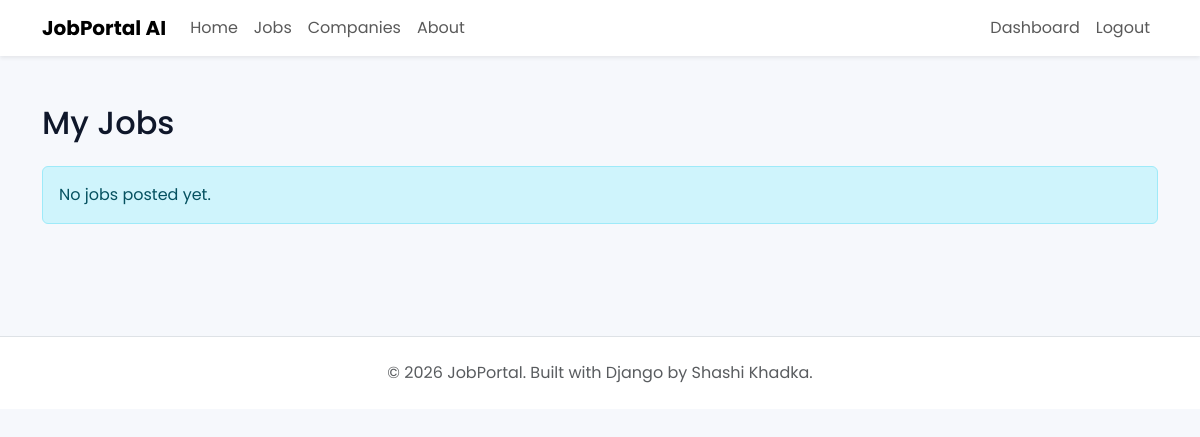
The page /jobs/my-jobs/ (signed in) on the database as committed earlier.
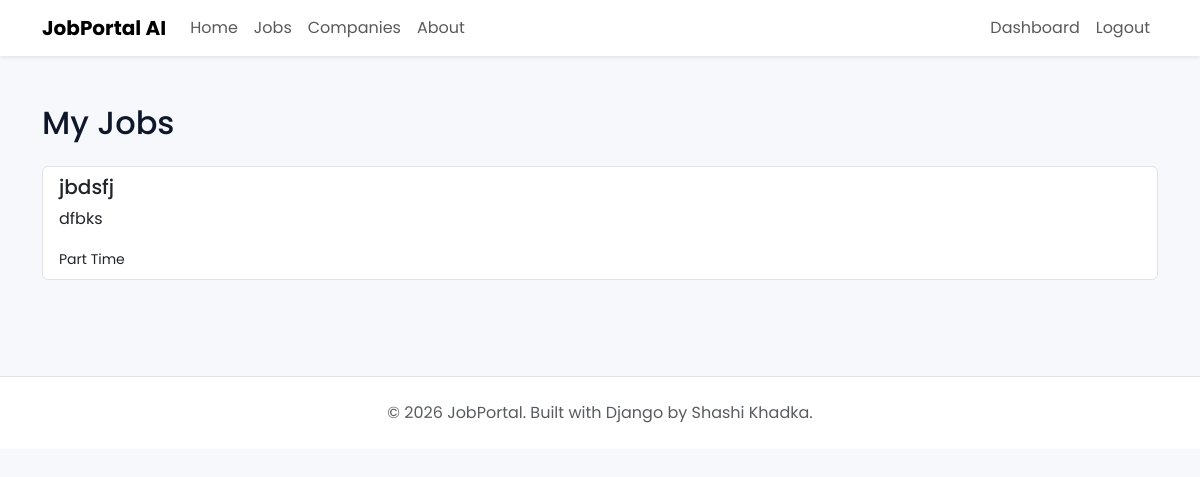
The same page on the database as committed later.
### jobs/models.py (models this page shows, shortened)
class Job(models.Model):
    class EmploymentType(models.TextChoices):
        FULL_TIME = "FULL_TIME", "Full Time"
        PART_TIME = "PART_TIME", "Part Time"
        INTERNSHIP = "INTERNSHIP", "Internship"
        CONTRACT = "CONTRACT", "Contract"
    class ExperienceLevel(models.TextChoices):
        ENTRY = "ENTRY", "Entry Level"
        MID = "MID", "Mid Level"
        SENIOR = "SENIOR", "Senior Level"
    company = models.ForeignKey(
        Company,
        on_delete=models.CASCADE,
        related_name="jobs",
    )
    title = models.CharField(max_length=200)
    slug = models.SlugField(
        unique=True,
        blank=True,
    )
    description = models.TextField()
    location = models.CharField(max_length=150)
    employment_type = models.CharField(
        max_length=20,
        choices=EmploymentType.choices,
    )
    experience_level = models.CharField(
        max_length=20,
        choices=ExperienceLevel.choices,
    )
    salary_min = models.PositiveIntegerField()
    salary_max = models.PositiveIntegerField()
    vacancies = models.PositiveIntegerField(default=1)
    deadline = models.DateField()
    is_active = models.BooleanField(default=True)
    created_at = models.DateTimeField(auto_now_add=True)
    updated_at = models.DateTimeField(auto_now=True)

### jobs/views.py (the view)
# urls.py: path("my-jobs/", views.my_jobs, name="my-jobs"),
def my_jobs(request):
    jobs = request.user.company.jobs.all() if hasattr(request.user, "company") else []
    return render(request, "jobs/my_jobs.html", {"jobs": jobs})

### templates/jobs/my_jobs.html (shortened to what this page needs)
{% extends "base.html" %}
{% block content %}
<h2 class="mb-4">My Jobs</h2>
{% if jobs %}
<div class="list-group">
{% for job in jobs %}
<div class="list-group-item">
    <h5>{{ job.title }}</h5>
    <p>{{ job.location }}</p>
    <small>{{ job.get_employment_type_display }}</small>
</div>
{% endfor %}
</div>
{% else %}
<div class="alert alert-info">
No jobs posted yet.
</div>
{% endif %}
{% endblock %}

Rows that differ between the two databases and show on the page:
added Job: title "jbdsfj", location "dfbks", employment_type "Part Time"
Other text that changed with them:
text no longer shown: "No jobs posted yet."
